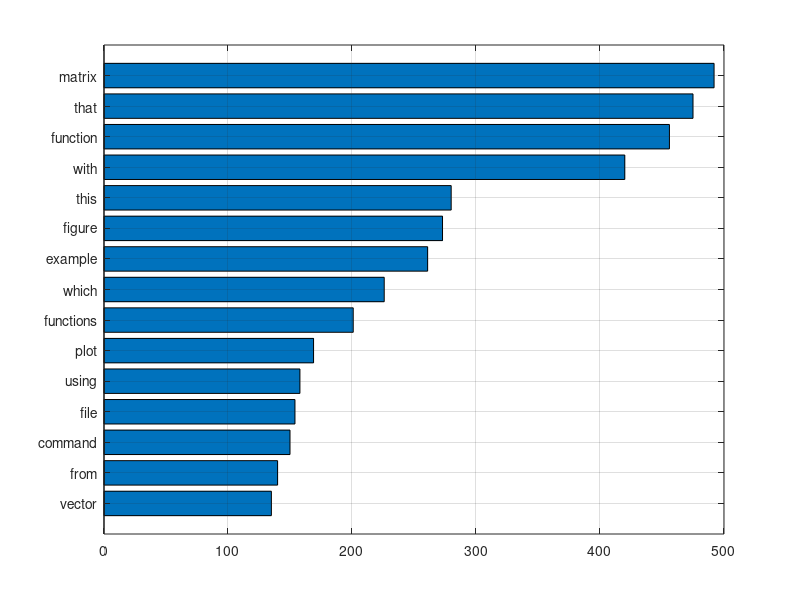

Write the MATLAB code that produced this figure.
%WFREQ

% Cell array z stores the data:
z = {492, 'matrix'
     475, 'that'
     456, 'function'
     420, 'with'
     280, 'this'
     273, 'figure'
     261, 'example'
     226, 'which'
     201, 'functions'
     169, 'plot'
     158, 'using'
     154, 'file'
     150, 'command'
     140, 'from'
     135, 'vector'};
% Draw bar graph of first column of z.  CAT converts to column vector.
barh(cat(1,z{:,1}))
n = length(z);
set(gca,'YTick',1:n,'YTickLabel',z(:,2))
set(gca,'YDir','reverse')  % Reverse order of y-values.
ylim([0 n+1])
grid
